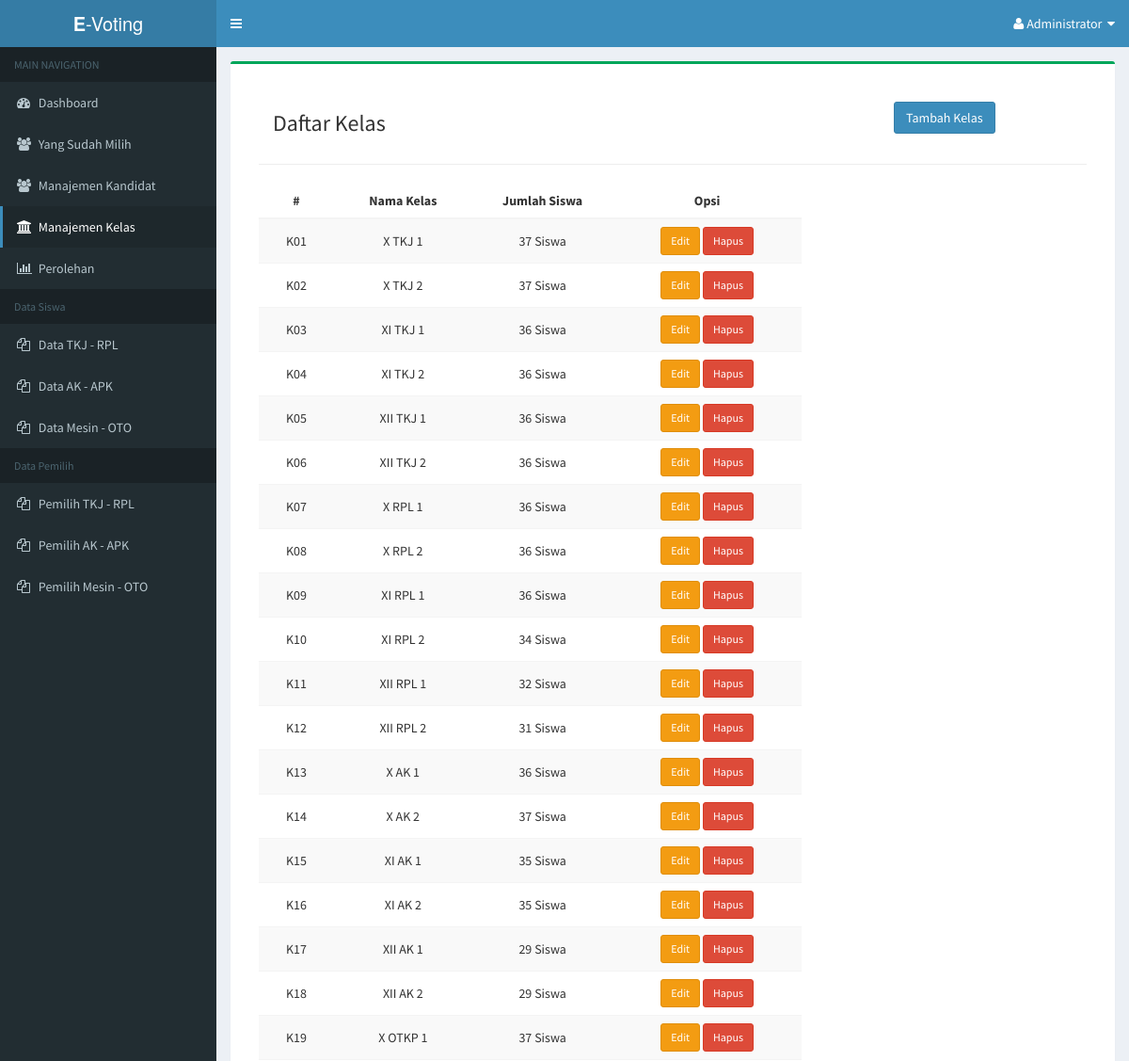
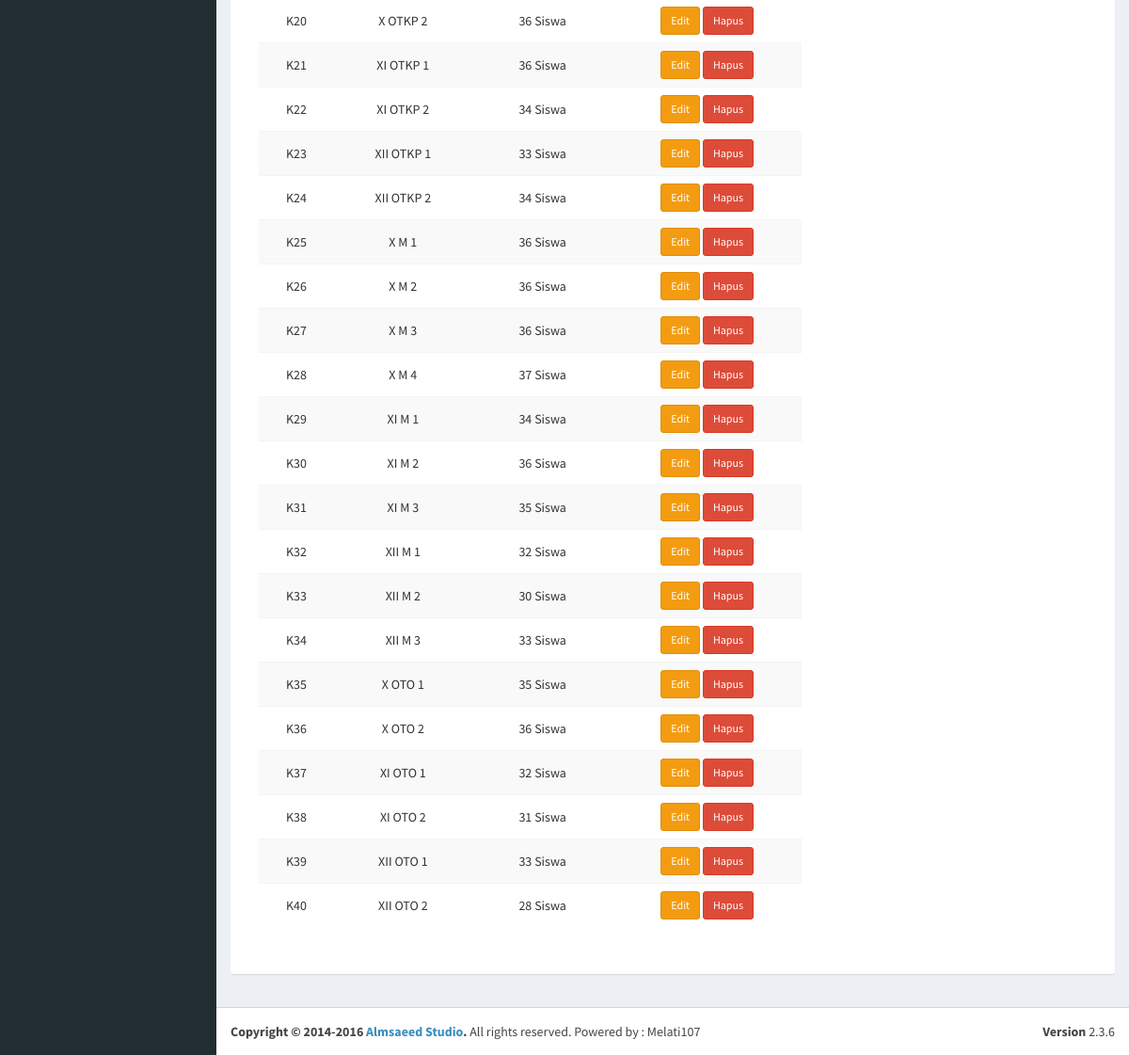
The app's page /admin/dashboard.php?page=kelas (signed in) with its own data (2 pictures, top to bottom).
### tables this page shows
CREATE TABLE IF NOT EXISTS `t_kelas` (
  `id_kelas` varchar(3) NOT NULL,
  `nama_kelas` varchar(10) NOT NULL
);

### admin/kelas/list.php (the view, shortened to what this page needs)
<div class="col-md-9">
   <h3>Daftar Kelas</h3>
</div>
<div class="col-md-3" style="padding-top:10px;">
   <a class="btn btn-primary" href="?page=kelas&action=tambah">Tambah Kelas</a>
</div>
<hr />
<div class="row">
   <div class="col-md-8">
      <table class="table table-striped">
         <thead>
            <tr>
               <th width="80px" style="text-align:center;">#</th>
               <th style="text-align:center;">Nama Kelas</th>
               <th width="150px" style="text-align:center;">Jumlah Siswa</th>
               <th width="200px" style="text-align:center;">Opsi</th>
            </tr>
         </thead>
         <tbody>
            <?php
            require('../include/connection.php');
            $sql = mysqli_query($con, "SELECT a.*, (SELECT COUNT(id_kelas) FROM t_user WHERE id_kelas = a.id_kelas) AS jumlah FROM t_kelas a ORDER BY a.id_kelas ASC");
            if (mysqli_num_rows($sql) > 0) {
               while($data = mysqli_fetch_array($sql)) {
                  ?>
                  <tr>
                     <td style="text-align:center; vertical-align:middle">
                        <?php echo $data['id_kelas']; ?>
                     </td>
                     <td style="text-align:center; vertical-align:middle">
                        <?php echo $data['nama_kelas']; ?>
                     </td>
                     <td style="text-align:center; vertical-align:middle">
                        <?php echo $data['jumlah']; ?> Siswa
                     </td>
                     <td style="text-align:center;">
                        <a href="?page=kelas&action=edit&id=<?php echo $data['id_kelas']; ?>" class="btn btn-warning btn-sm">
                           Edit
                        </a>
                        <a href="?page=kelas&action=hapus&id=<?php echo $data['id_kelas']; ?>" onclick="return confirm('Yakin ingin menghapus kelas ini ?');" class="btn btn-danger btn-sm">
                           Hapus
                        </a>
                     </td>
                  </tr>
                  <?php
               }
            } else {
               echo "<tr>
                        <td colspan='4' style='text-align:center;'><h4>Belum ada data</h4></td>
                     </tr>";
            }
            ?>
         </tbody>
      </table>
   </div>
</div>

### admin/dashboard.php (shortened to what this page needs)
<!DOCTYPE html>
<html>
  <head>
    <link rel="stylesheet" href="../assets/css/bootstrap.min.css">
    <link rel="stylesheet" href="../assets/font-awesome/css/font-awesome.min.css">
    <link rel="stylesheet" href="../assets/css/AdminLTE.min.css">
    <link rel="stylesheet" href="../assets/css/skins/_all-skins.min.css">
  </head>
  <body class="hold-transition skin-blue sidebar-mini">
    <div class="wrapper">
      <header class="main-header">
        <a href="./" class="logo">
          <span class="logo-lg"><b>E</b>-Voting</span>
        </a>
        <nav class="navbar navbar-static-top">
          <a href="#" class="sidebar-toggle" data-toggle="offcanvas" role="button">
          </a>
          <div class="navbar-custom-menu">
            <ul class="nav navbar-nav">
              <li class="dropdown">
                <a href="#" class="dropdown-toggle" data-toggle="dropdown">
                  <span class="hidden-xs"><i class="fa fa-user"></i> Administrator</span> &nbsp;<i class="fa fa-caret-down"></i>
                </a>
              </li>
            </ul>
          </div>
      </header>
      <aside class="main-sidebar">
        <section class="sidebar">
          <ul class="sidebar-menu">
            <li class="header">MAIN NAVIGATION</li>
            <li <?php if (!isset($_GET['page'])) { echo 'class="active"'; } ?>>
                <a href="./" ><i class="fa fa-dashboard"></i> <span>Dashboard</span></a>
            </li>
            <li <?php if (isset($_GET['page']) && $_GET['page'] == 'user') { echo 'class="active"'; } ?>>
                <a href="?page=user"><i class="fa fa-users"></i>  <span>Yang Sudah Milih</span></a>
            </li>
            <li <?php if (isset($_GET['page']) && $_GET['page'] == 'kandidat') { echo 'class="active"'; } ?>>
                <a href="?page=kandidat"><i class="fa fa-users"></i> <span>Manajemen Kandidat</span></a>
            </li>
            <li <?php if (isset($_GET['page']) && $_GET['page'] == 'kelas') { echo 'class="active"'; } ?>>
                <a href="?page=kelas"><i class="fa fa-university"></i> <span>Manajemen Kelas</span></a>
            </li>
            <li <?php if (isset($_GET['page']) && $_GET['page'] == 'perolehan') { echo 'class="active"'; } ?>>
                <a href="?page=perolehan"><i class="fa fa-bar-chart"></i> <span>Perolehan</span></a>
            </li>
            <li class="header">Data Siswa</li>
            <li class="treeview">
              <a href="#">
                  <i class="fa fa-files-o"></i>
                  <span>Data TKJ - RPL</span>
              </a>
            </li>
            <li class="treeview">
              <a href="#">
                  <i class="fa fa-files-o"></i>
                  <span>Data AK - APK</span>
              </a>
            </li>
            <li class="treeview">
              <a href="#">
                  <i class="fa fa-files-o"></i>
                  <span>Data Mesin - OTO</span>
              </a>
            </li>
            <li class="header">Data Pemilih</li>
            <li class="treeview">
              <a href="#">
                  <i class="fa fa-files-o"></i>
                  <span>Pemilih TKJ - RPL</span>
              </a>
            </li>
            <li class="treeview">
              <a href="#">
                  <i class="fa fa-files-o"></i>
                  <span>Pemilih AK - APK</span>
              </a>
            </li>
            <li class="treeview">
              <a href="#">
                  <i class="fa fa-files-o"></i>
                  <span>Pemilih Mesin - OTO</span>
              </a>
            </li>
          </ul>
        </section>
      </aside>
      <div class="content-wrapper">
        <section class="content">
          <div class="row">
            <div class="col-md-12">
              <div class="box box-success">
              <?php
                  if(isset($_GET['page'])) {
                      switch ($_GET['page']) {
                        case 'kelas':
                            include('./kelas/index.php');
                            break;
                      }
                  } else {
                      include('./welcome.php');
                  }
                  ?>
              </div>
            </div>
          </div>
        </section>
      </div>
      <footer class="main-footer">
        <div class="pull-right hidden-xs">
          <b>Version</b> 2.3.6
        </div>
        <strong>Copyright &copy; 2014-2016 <a href="http://almsaeedstudio.com">Almsaeed Studio</a>.</strong> All rights reserved. Powered by :  Melati107</a>
      </footer>
    </div>
  </body>
</html>

### admin/kelas/index.php (shortened to what this page needs)
<?php
if (isset($_GET['action'])) {
   switch ($_GET['action']) {
      case 'tambah':
         include('./kelas/add.php');
         break;
      case 'edit':
         include('./kelas/edit.php');
         break;
      case 'hapus':
         if (isset($_GET['id'])) {
            $id_kelas   = strip_tags(mysqli_real_escape_string($con, $_GET['id']));
            $sql        = $con->prepare("DELETE FROM t_kelas WHERE id_kelas = ?");
            $sql->bind_param('s', $id_kelas);
            $sql->execute();
            header('location: ?page=kelas');
         } else {
            header('location: ./');
         }
         break;
      default:
         include('./kelas/list.php');
         break;
   }
} else {
   include('./kelas/list.php');
}
?>

### admin/dashboard.php (style rules this page uses)
.box { padding: 30px; }

### records on screen
t_kelas: id_kelas "K01", nama_kelas "X TKJ 1", jumlah "37"
t_kelas: id_kelas "K02", nama_kelas "X TKJ 2", jumlah "37"
t_kelas: id_kelas "K03", nama_kelas "XI TKJ 1", jumlah "36"
t_kelas: id_kelas "K04", nama_kelas "XI TKJ 2", jumlah "36"
t_kelas: id_kelas "K05", nama_kelas "XII TKJ 1", jumlah "36"
t_kelas: id_kelas "K06", nama_kelas "XII TKJ 2", jumlah "36"
t_kelas: id_kelas "K07", nama_kelas "X RPL 1", jumlah "36"
t_kelas: id_kelas "K08", nama_kelas "X RPL 2", jumlah "36"
t_kelas: id_kelas "K09", nama_kelas "XI RPL 1", jumlah "36"
t_kelas: id_kelas "K10", nama_kelas "XI RPL 2", jumlah "34"
t_kelas: id_kelas "K11", nama_kelas "XII RPL 1", jumlah "32"
t_kelas: id_kelas "K12", nama_kelas "XII RPL 2", jumlah "31"
t_kelas: id_kelas "K13", nama_kelas "X AK 1", jumlah "36"
t_kelas: id_kelas "K14", nama_kelas "X AK 2", jumlah "37"
t_kelas: id_kelas "K15", nama_kelas "XI AK 1", jumlah "35"
t_kelas: id_kelas "K16", nama_kelas "XI AK 2", jumlah "35"
t_kelas: id_kelas "K17", nama_kelas "XII AK 1", jumlah "29"
t_kelas: id_kelas "K18", nama_kelas "XII AK 2", jumlah "29"
t_kelas: id_kelas "K19", nama_kelas "X OTKP 1", jumlah "37"
t_kelas: id_kelas "K20", nama_kelas "X OTKP 2", jumlah "36"
t_kelas: id_kelas "K21", nama_kelas "XI OTKP 1", jumlah "36"
t_kelas: id_kelas "K22", nama_kelas "XI OTKP 2", jumlah "34"
t_kelas: id_kelas "K23", nama_kelas "XII OTKP 1", jumlah "33"
t_kelas: id_kelas "K24", nama_kelas "XII OTKP 2", jumlah "34"
t_kelas: id_kelas "K25", nama_kelas "X M 1", jumlah "36"
t_kelas: id_kelas "K26", nama_kelas "X M 2", jumlah "36"
t_kelas: id_kelas "K27", nama_kelas "X M 3", jumlah "36"
t_kelas: id_kelas "K28", nama_kelas "X M 4", jumlah "37"
t_kelas: id_kelas "K29", nama_kelas "XI M 1", jumlah "34"
t_kelas: id_kelas "K30", nama_kelas "XI M 2", jumlah "36"
t_kelas: id_kelas "K31", nama_kelas "XI M 3", jumlah "35"
t_kelas: id_kelas "K32", nama_kelas "XII M 1", jumlah "32"
t_kelas: id_kelas "K33", nama_kelas "XII M 2", jumlah "30"
t_kelas: id_kelas "K34", nama_kelas "XII M 3", jumlah "33"
t_kelas: id_kelas "K35", nama_kelas "X OTO 1", jumlah "35"
t_kelas: id_kelas "K36", nama_kelas "X OTO 2", jumlah "36"
t_kelas: id_kelas "K37", nama_kelas "XI OTO 1", jumlah "32"
t_kelas: id_kelas "K38", nama_kelas "XI OTO 2", jumlah "31"
t_kelas: id_kelas "K39", nama_kelas "XII OTO 1", jumlah "33"
t_kelas: id_kelas "K40", nama_kelas "XII OTO 2", jumlah "28"
